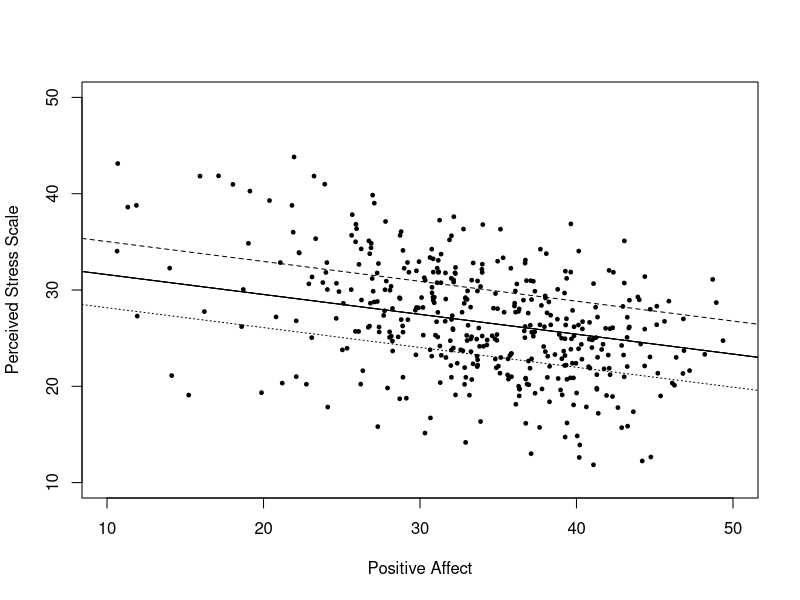
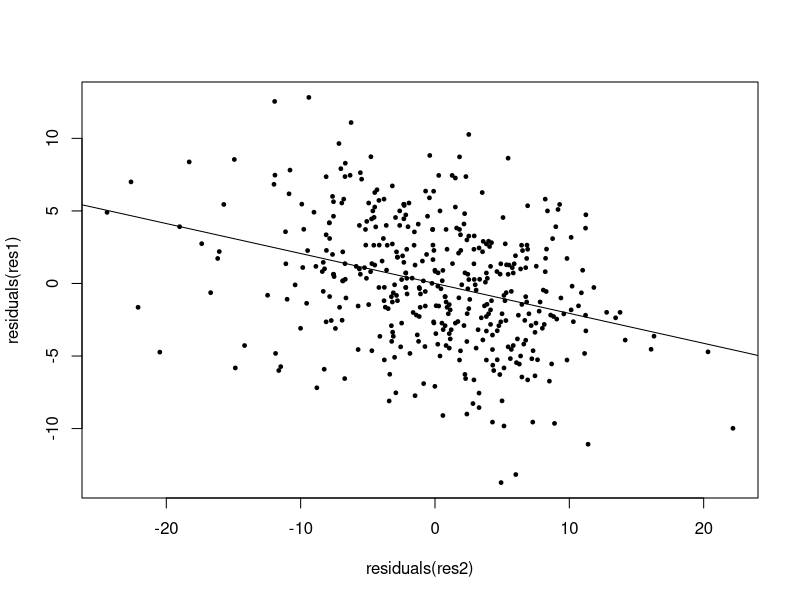
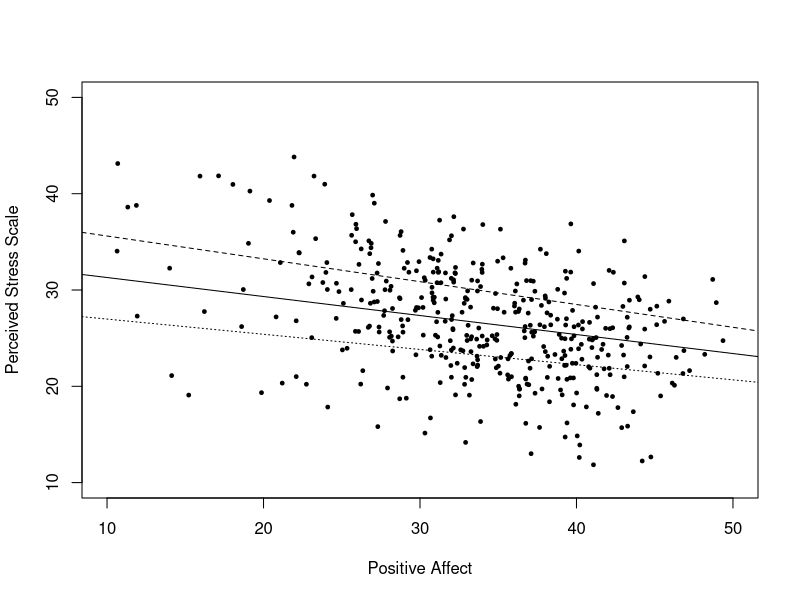

Reproduce these figures in R, in order.
############################################################################

# Open Online R Stream (https://www.wvbauer.com/doku.php/live_streams)
#
# By:   Wolfgang Viechtbauer (https://www.wvbauer.com)
# Date: 2021-04-08
#
# Topic(s):
# - fundamentals of regression modeling with R (part 3)
#
# last updated: 2021-04-09

############################################################################

# what we covered so far (in the last 2 streams):
#
# - simple regression model with a quantitative predictor
# - simple regression model with a categorical predictor
#   - changing the 'reference level' in such a model
#   - what happens when you 'remove the intercept' in such a model
#   - linear contrasts using linearHypothesis() from the 'car' package
#     (e.g., to compare different groups against each other)
# - regression model with a quantitative and a categorical predictor
#   - what happens when you 'remove the intercept' in such a model
#   - linear contrasts using linearHypothesis() from the 'car' package
# - the model as above but with an interaction between the two predictors
#   - how to 'parameterize' the model such that we directly get the intercepts
#     and slopes of the three groups
#   - contrast the model above with the approach where we fit three separate
#     simple regression models (one per group)
# - how R^2 is computed for models with and without an intercept term

############################################################################

# read in the data
dat <- read.delim("data_survey_edit.txt", na.strings="", as.is=TRUE)

# look at first 6 rows of the dataset
head(dat)

# to make things a bit easier below, keep only participants with complete data
# on the variables pss, source, rses, sex, posaff, and negaff
dat <- dat[complete.cases(dat[c("pss", "source", "rses", "sex", "posaff", "negaff")]),]

# collapse the source variable down to a smaller number of levels
table(dat$source)
dat$source <- ifelse(dat$source %in% c("children", "family", "friendships", "spouse/partner"), "interpers", dat$source)
dat$source <- ifelse(dat$source %in% c("health/illness", "lack of time", "life in general", "money/finances"), "other", dat$source)
table(dat$source)

############################################################################

# a model with two categorical predictors
res <- lm(pss ~ source + sex + source:sex, data=dat)
summary(res)

# or we can use the shortcut notation
res <- lm(pss ~ source*sex, data=dat)
summary(res)

# - intercept: the average PSS value for females when source = 'interpers'
# - sourceother and sourcework: the difference in the average PSS value when
#   source = 'other' or 'work' compared to source = 'interpers' for females
# - sexmale: the difference in the average PSS value between males and females
#   when source = 'interpers'
# - sourceother:sexmale and sourcework:sexmale: the difference between males
#   and females with respect to the difference in the average PSS value when
#   source = 'other' or 'work' compared to source = 'interpers' (hence, for
#   example, if I want to know how 'other' differs from 'interpers' for males,
#   I need to compute: 0.7036 + -2.0880 = -1.3844)

# fit the same model, but parameterize it in such a way that we directly get
# the estimated average PSS value for each of the 6 groups
res <- lm(pss ~ 0 + source:sex, data=dat)
summary(res)

# note: 25.0600 - 26.4444 = -1.3844 is the difference between source = 'other'
# and source = 'interpers' for males (as we also calculated above, but here
# this calculation is a lot more intuitive)

# install (if necessary) and load the 'car' package
#install.packages("car")
library(car)

# test all pairwise contrasts between the source levels for the females
linearHypothesis(res, hypothesis.matrix="sourceother:sexfemale - sourceinterpers:sexfemale")
linearHypothesis(res, hypothesis.matrix="sourcework:sexfemale - sourceinterpers:sexfemale")
linearHypothesis(res, hypothesis.matrix="sourcework:sexfemale - sourceother:sexfemale")

# test all pairwise contrasts between the source levels for the males
linearHypothesis(res, hypothesis.matrix="sourceother:sexmale - sourceinterpers:sexmale")
linearHypothesis(res, hypothesis.matrix="sourcework:sexmale - sourceinterpers:sexmale")
linearHypothesis(res, hypothesis.matrix="sourcework:sexmale - sourceother:sexmale")

# how to do a Bonferroni correction for these 6 pairwise contrasts; could look
# into the 'multcomp' package which may be able to do this in a concise way;
# but we can also just collect the 6 p-values in a vector and then feed this to
# the p.adjust() function to do the Bonferroni correction 'manually'
pvals <- c(linearHypothesis(res, hypothesis.matrix="sourceother:sexfemale - sourceinterpers:sexfemale")$"Pr(>F)"[2],
           linearHypothesis(res, hypothesis.matrix="sourcework:sexfemale - sourceinterpers:sexfemale")$"Pr(>F)"[2],
           linearHypothesis(res, hypothesis.matrix="sourcework:sexfemale - sourceother:sexfemale")$"Pr(>F)"[2],
           linearHypothesis(res, hypothesis.matrix="sourceother:sexmale - sourceinterpers:sexmale")$"Pr(>F)"[2],
           linearHypothesis(res, hypothesis.matrix="sourcework:sexmale - sourceinterpers:sexmale")$"Pr(>F)"[2],
           linearHypothesis(res, hypothesis.matrix="sourcework:sexmale - sourceother:sexmale")$"Pr(>F)"[2])
p.adjust(pvals, method="bonferroni")

# note: the 'unadjusted' p-values are so large to begin with that we just get
# p = 1 for all these adjusted p-values with the Bonferroni correction

############################################################################

# a model with a three-way interaction (of two categorical predictors and one
# numerical predictor)
res <- lm(pss ~ source*sex*rses, data=dat)
summary(res)

# note: one could interpret each coefficient in the manner described above,
# but this gets quite tedious, especially for the three-way interaction terms
# (e.g., the coefficient for sourceother:sexmale:rses indicates how different
# the difference between source = 'other' and source = 'interpers' is for
# males compared to females with respect to the slope of the relationship
# between rses and pss)

# we can parameterize the model in such a way that we directly get the 6
# intercepts and 6 slopes for each of the 6 groups
res <- lm(pss ~ 0 + source:sex + source:sex:rses, data=dat)
summary(res)

# now it is easy to test linear contrasts (e.g., test if the slope of the
# relationship between rses and pss differs for source = 'interpers' and
# source = 'work' for females)
linearHypothesis(res, hypothesis.matrix="sourceinterpers:sexfemale:rses - sourcework:sexfemale:rses")

############################################################################

# model with two quantitative predictors
res <- lm(pss ~ posaff + negaff, data=dat)
summary(res)

# scatterplot of pss versus posaff (with jittering)
set.seed(1234)
plot(jitter(pss, amount=0.4) ~ jitter(posaff, amount=0.4), data=dat,
     xlab="Positive Affect", ylab="Perceived Stress Scale",
     pch=19, cex=0.5, xlim=c(10,50), ylim=c(10,50))

# how can draw the regression line into the scatterplot for this model?

# compute the predicted average PSS value for posaff = 10 and posaff = 50 when
# negaff is equal to its mean
mean(dat$negaff)
24.32280 + -0.20631*10 + 0.48072*19.41687
24.32280 + -0.20631*50 + 0.48072*19.41687
coef(res)[1] + coef(res)[2] * 10 + coef(res)[3] * mean(dat$negaff)
coef(res)[1] + coef(res)[2] * 50 + coef(res)[3] * mean(dat$negaff)

# that gives us this line for the scatterplot
abline(a = coef(res)[1] + coef(res)[3] * mean(dat$negaff), b = coef(res)[2])

# this is sometimes called the 'marginal' regression line (also called the
# marginal association / marginal effect)

# note: if there are missing values in the data, then the subjects included in
# fitting the model above may differ from those with complete data on negaff;
# so, when computing the mean of negaff, we should only base this on those
# subjects actually included in the analysis; we can do this by computing the
# mean based on the 'model matrix'
abline(a = coef(res)[1] + coef(res)[3] * colMeans(model.matrix(res))[3], b = coef(res)[2])
# or maybe even better (so we don't have to count coefficient numbers)
abline(a = coef(res)["(Intercept)"] + coef(res)["negaff"] * colMeans(model.matrix(res))["negaff"], b = coef(res)["posaff"])

# instead of holding negaff at its mean, we could also hold it at one standard
# deviation below or above its mean
abline(a = coef(res)[1] + coef(res)[3] * (mean(dat$negaff) - sd(dat$negaff)), b = coef(res)[2], lty="dotted")
abline(a = coef(res)[1] + coef(res)[3] * (mean(dat$negaff) + sd(dat$negaff)), b = coef(res)[2], lty="dashed")

# can also use partial regression plots to illustrate the association between
# pss and posaff while 'controlling' for negaff
# https://en.wikipedia.org/wiki/Partial_regression_plot
res1 <- lm(pss ~ negaff, data=dat)
res2 <- lm(posaff ~ negaff, data=dat)
plot(residuals(res2), residuals(res1), pch=19, cex=0.5)
abline(a=0, b=coef(res)["posaff"])

# model with an interaction between two continuous predictors
res <- lm(pss ~ posaff*negaff, data=dat)
summary(res)

# scatterplot of pss versus posaff (with jittering)
set.seed(1234)
plot(jitter(pss, amount=0.4) ~ jitter(posaff, amount=0.4), data=dat,
     xlab="Positive Affect", ylab="Perceived Stress Scale",
     pch=19, cex=0.5, xlim=c(10,50), ylim=c(10,50))

# compute the predicted average PSS value for posaff = 10 and posaff = 50 when
# negaff is equal to its mean
20.469345 + -0.089754*10 + 0.659114*mean(dat$negaff) + -0.005543*mean(10*dat$negaff)
20.469345 + -0.089754*50 + 0.659114*mean(dat$negaff) + -0.005543*mean(50*dat$negaff)

# that would give us this line
abline(a = coef(res)[1] + coef(res)[3] * mean(dat$negaff), b = coef(res)[2] + coef(res)[4]*mean(dat$negaff))

# draw the lines when negaff is one standard deviation below or above its mean
abline(a = coef(res)[1] + coef(res)[3] * (mean(dat$negaff) - sd(dat$negaff)), b = coef(res)[2] + coef(res)[4]*(mean(dat$negaff) - sd(dat$negaff)), lty="dotted")
abline(a = coef(res)[1] + coef(res)[3] * (mean(dat$negaff) + sd(dat$negaff)), b = coef(res)[2] + coef(res)[4]*(mean(dat$negaff) + sd(dat$negaff)), lty="dashed")

# note: the lines are no longer parallel, since the slope of the relationship
# between pss and posaff depends on negaff in this model (since it includes an
# interaction between posaff and negaff)

# you might also consider checking out the emmeans package, which does this
# kind of stuff in a more automated manner
# https://cran.r-project.org/package=emmeans

############################################################################
